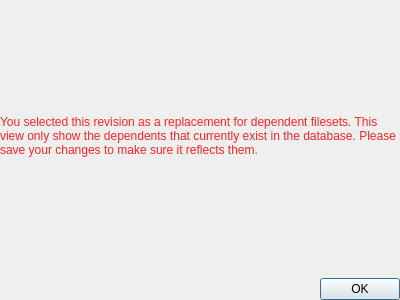
<?xml version="1.0" encoding="UTF-8"?>
<ui version="4.0">
 <class>RevisionDeletionDependencyDetailsDialog</class>
 <widget class="QDialog" name="RevisionDeletionDependencyDetailsDialog">
  <property name="geometry">
   <rect>
    <x>0</x>
    <y>0</y>
    <width>400</width>
    <height>300</height>
   </rect>
  </property>
  <property name="windowTitle">
   <string>Dialog</string>
  </property>
  <layout class="QVBoxLayout" name="verticalLayout">
   <property name="leftMargin">
    <number>0</number>
   </property>
   <property name="topMargin">
    <number>0</number>
   </property>
   <property name="rightMargin">
    <number>0</number>
   </property>
   <property name="bottomMargin">
    <number>0</number>
   </property>
   <item>
    <widget class="QLabel" name="replacementWarningLabel">
     <property name="palette">
      <palette>
       <active>
        <colorrole role="WindowText">
         <brush brushstyle="SolidPattern">
          <color alpha="216">
           <red>255</red>
           <green>0</green>
           <blue>0</blue>
          </color>
         </brush>
        </colorrole>
       </active>
       <inactive>
        <colorrole role="WindowText">
         <brush brushstyle="SolidPattern">
          <color alpha="216">
           <red>255</red>
           <green>0</green>
           <blue>0</blue>
          </color>
         </brush>
        </colorrole>
       </inactive>
       <disabled>
        <colorrole role="WindowText">
         <brush brushstyle="SolidPattern">
          <color alpha="63">
           <red>0</red>
           <green>0</green>
           <blue>0</blue>
          </color>
         </brush>
        </colorrole>
       </disabled>
      </palette>
     </property>
     <property name="text">
      <string>You selected this revision as a replacement for dependent filesets. This view only show the dependents that currently exist in the database. Please save your changes to make sure it reflects them.</string>
     </property>
     <property name="wordWrap">
      <bool>true</bool>
     </property>
    </widget>
   </item>
   <item>
    <widget class="QDialogButtonBox" name="buttonBox">
     <property name="orientation">
      <enum>Qt::Horizontal</enum>
     </property>
     <property name="standardButtons">
      <set>QDialogButtonBox::Ok</set>
     </property>
    </widget>
   </item>
  </layout>
 </widget>
 <resources/>
 <connections>
  <connection>
   <sender>buttonBox</sender>
   <signal>accepted()</signal>
   <receiver>RevisionDeletionDependencyDetailsDialog</receiver>
   <slot>accept()</slot>
   <hints>
    <hint type="sourcelabel">
     <x>199</x>
     <y>283</y>
    </hint>
    <hint type="destinationlabel">
     <x>199</x>
     <y>149</y>
    </hint>
   </hints>
  </connection>
 </connections>
</ui>
